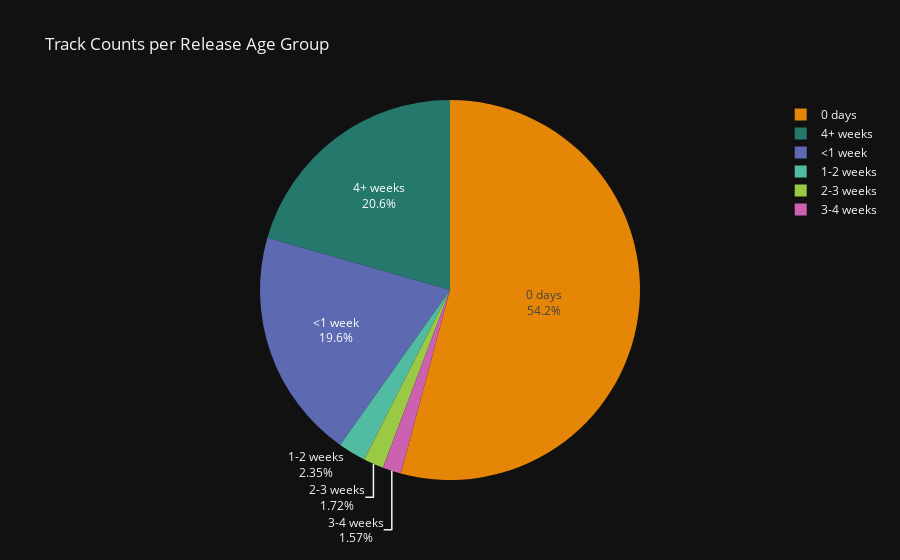

Notebook code cell kept with this figure:
### Code cell
bin_counts = df['relase-chart_days_bins'].value_counts().reindex(
    ['0 days', '<1 week', '1-2 weeks', '2-3 weeks', '3-4 weeks', '4+ weeks']
)

fig = px.pie(
    names=bin_counts.index,
    values=bin_counts.values,
    title='Track Counts per Release Age Group',
    color=bin_counts.index,
    color_discrete_sequence=px.colors.qualitative.Vivid
)

fig.update_traces(
    textinfo='percent+label',
)

fig.update_layout(
    template="plotly_dark"
)

fig.show()

### Figure 1 — Plotly figure (JSON) as saved in the notebook; plotly's stock layout.template omitted (floating-point values rounded to 4 significant figures)
{"data": [{"customdata": [["0 days"], ["<1 week"], ["1-2 weeks"], ["2-3 weeks"], ["3-4 weeks"], ["4+ weeks"]], "domain": {"x": [0, 1], "y": [0, 1]}, "hovertemplate": "label=%{label}<br>value=%{value}<br>color=%{customdata[0]}<extra></extra>", "labels": ["0 days", "<1 week", "1-2 weeks", "2-3 weeks", "3-4 weeks", "4+ weeks"], "legendgroup": "", "marker": {"colors": ["rgb(229, 134, 6)", "rgb(93, 105, 177)", "rgb(82, 188, 163)", "rgb(153, 201, 69)", "rgb(204, 97, 176)", "rgb(36, 121, 108)"]}, "name": "", "showlegend": true, "textinfo": "percent+label", "type": "pie", "values": [4932, 1787, 214, 157, 143, 1872]}], "layout": {"legend": {"tracegroupgap": 0}, "piecolorway": ["rgb(229, 134, 6)", "rgb(93, 105, 177)", "rgb(82, 188, 163)", "rgb(153, 201, 69)", "rgb(204, 97, 176)", "rgb(36, 121, 108)", "rgb(218, 165, 27)", "rgb(47, 138, 196)", "rgb(118, 78, 159)", "rgb(237, 100, 90)", "rgb(165, 170, 153)"], "title": {"text": "Track Counts per Release Age Group"}}}
